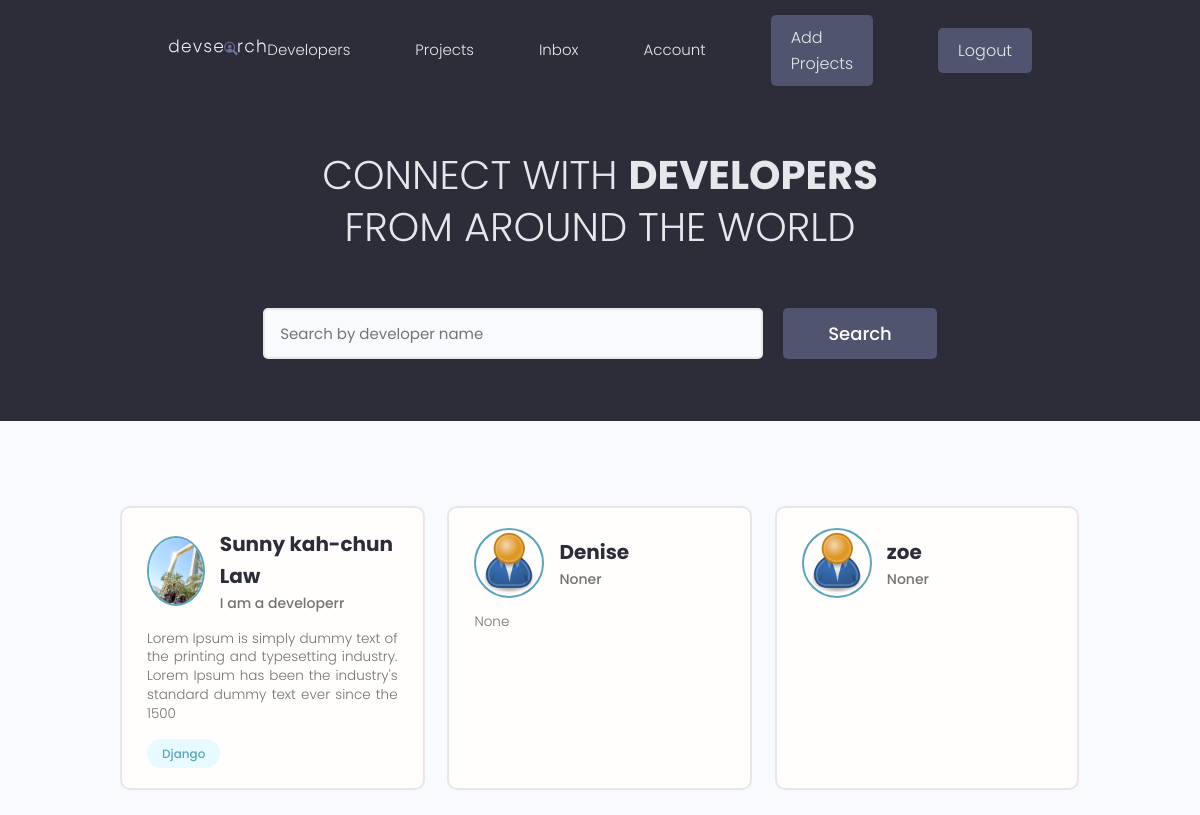
The app's page / (signed in) with its own data.
### users/models.py (models this page shows, shortened)
class Profile(models.Model):
    user = models.OneToOneField(
        User, on_delete=models.CASCADE, null=True, blank=True)
    name = models.CharField(max_length=200, blank=True, null=True)
    email = models.EmailField(max_length=500, blank=True, null=True)
    username = models.CharField(max_length=200, blank=True, null=True)
    location = models.CharField(max_length=200, blank=True, null=True)
    short_intro = models.CharField(max_length=200, blank=True, null=True)
    bio = models.TextField(blank=True, null=True)
    profile_image = models.ImageField(
        null=True, blank=True, upload_to='profiles/', default="profiles/user-default.png")
    social_github = models.CharField(max_length=200, blank=True, null=True)
    social_twitter = models.CharField(max_length=200, blank=True, null=True)
    social_linkedin = models.CharField(max_length=200, blank=True, null=True)
    social_youtube = models.CharField(max_length=200, blank=True, null=True)
    social_website = models.CharField(max_length=200, blank=True, null=True)
    created = models.DateTimeField(auto_now_add=True)
    id = models.UUIDField(default=uuid.uuid4, unique=True,
                          primary_key=True, editable=False)

class Skill(models.Model):
    owner = models.ForeignKey(
        Profile, on_delete=models.CASCADE, null=True, blank=True)
    name = models.CharField(max_length=200, blank=True, null=True)
    description = models.TextField(blank=True, null=True)
    created = models.DateTimeField(auto_now_add=True)
    id = models.UUIDField(default=uuid.uuid4, unique=True,
                          primary_key=True, editable=False)
    def __str__(self):
        return str(self.name)

### users/views.py (the view)
# urls.py: path('', views.profiles, name="profiles"),
def profiles(request):
    Profiles = Profile.objects.all()
    context = {'profiles': Profiles}
    return render(request, 'users/profiles.html', context)

### users/templates/users/profiles.html (shortened to what this page needs)
{% extends 'main.html' %}
{% block content %}
    <main class="home">
        <section class="hero-section text-center">
          <div class="container container--narrow">
            <div class="hero-section__box">
              <h2>CONNECT WITH <span>DEVELOPERS</span></h2>
              <h2>FROM AROUND THE WORLD</h2>
            </div>
            <div class="hero-section__search">
              <form class="form" action="#" method="get">
                <div class="form__field">
                  <input class="input input--text" id="formInput#search" type="text" name="text"
                    placeholder="Search by developer name" />
                </div>
                <input class="btn btn--sub btn--lg" type="submit" value="Search" />
              </form>
            </div>
          </div>
        </section>
        <section class="devlist">
          <div class="container">
            <div class="grid grid--three">
            {% for profile in profiles %}
            <div class="column card">
                <div class="dev">
                    <a href="{% url 'user-profile' profile.id %}" class="card__body">
                        <div class="dev__profile">
                            <img class="avatar avatar--md" src="{{ profile.profile_image.url }}" alt="image" />
                            <div class="dev__meta">
                                <h3>{{profile.name}}</h3>
                                <h5>{{profile.short_intro}}r</h5>
                            </div>
                        </div>
                        <p class="dev__info">
                            {{profile.bio|slice:"150"}}
                        </p>
                        <div class="dev__skills">
                            {% for skill in profile.skill_set.all|slice:"5"%}
                            <span class="tag tag--pill tag--main">
                                <small>{{skill}}</small>
                            </span>
                            {% endfor %}
                        </div>
                    </a>
                </div>
            </div>
            {% endfor %}
            </div>
          </div>
        </section>
      </main>
{% endblock content %}

### static/styles/app.css (style rules this page uses)
:root { --color-sub: #2d2d39; }
.btn--sub { background-color: var(--color-sub-light); }
.card { border: 2px solid var(--color-light); }
img { width: 100%; }
.hero-section { height: 40vh; display: flex; align-items: center; background-color: var(--color-sub); }
.hero-section__box { margin-bottom: 4rem; }
.hero-section__box > h2, .hero-section__box > h2 > span { font-size: 4rem; color: var(--color-light); line-height: 1.3; text-transform: uppercase; }
.hero-section__box > h2 { font-weight: 300; }
.hero-section__box > h2 > span { font-weight: 700; }
.hero-section__search > .form { display: flex; align-items: center; justify-content: center; gap: 2rem; }
.hero-section__search > .form input.input--text { width: 50rem; }
.devlist { margin-top: 8rem; }
.devlist .grid { align-items: stretch; }
.devlist .dev .dev__profile { display: flex; align-items: center; gap: 1.5rem; }
.devlist .dev .dev__meta h3 { color: var(--color-sub); font-size: 2rem; font-weight: 700; }
.devlist .dev .dev__meta h5 { color: var(--color-text); font-size: 1.4rem; font-weight: 500; }
.devlist .dev .dev__info { margin: 1.5rem 0; font-size: 1.35rem; line-height: 1.4; text-align: justify; }

### static/uikit/styles/modules/_variables.css (style rules this page uses)
:root { --color-main: #5aa5b9; --color-main-light: #e6faff; --color-sub: #3f4156; --color-sub-light: #51546e; --color-sub-lighter: #ededfd; --color-text: #737373; --color-gray: #8b8b8b; --color-light: #e5e7eb; --color-light-gray: #767676; --color-bg: #f8fafd; --color-white: #fffefd; --color-white-light: #f3f3f3; --color-success: #359e64; --color-success-bg: #def8e8; --color-error: #fc4b0b; --color-error-bg: #fff2ee; --font-base: 'Poppins', arial, helvetica, 'Segoe UI', roboto, ubuntu, sans-serif; --font-monospace: 'Fira Code', 'Courier New', courier, monospace; --font-regular: 300; --font-medium: 500; --font-bold: 700; --generic-shadow: 1px 1px 5px #00000010; --generic-transition: all 0.3s ease-in-out; }

### static/uikit/styles/modules/_base.css (style rules this page uses)
* { margin: 0; padding: 0; box-sizing: border-box; text-rendering: optimizeLegibility; color: inherit; font-size: inherit; }
html { font-size: 50%; }
@media only screen and (min-width: 480px) { html { font-size: 56.25%; } }
@media only screen and (min-width: 1200px) { html { font-size: 62.5%; } }
body { line-height: 1.6; font-weight: 400; font-size: 1.5rem; color: var(--color-text); background-color: var(--color-bg); min-height: 100vh; }

### static/uikit/styles/modules/_typography.css (style rules this page uses)
* { font-family: var(--font-base); }
h2 { font-size: 3.6rem; font-weight: var(--font-bold); }
h3 { font-size: 3.2rem; font-weight: var(--font-medium); }
h5 { font-size: 2.4rem; font-weight: var(--font-medium); }
h5, h6 { font-weight: var(--font-regular); }
p, span, strong { font-size: 1.6rem; color: var(--color-text); font-weight: var(--font-regular); }
a { padding-bottom: 2px; text-decoration: none; display: inline-block; color: var(--color-main); font-weight: var(--font-medium); }

### static/uikit/styles/modules/_utilities.css (style rules this page uses)
.container { width: 92%; max-width: 165rem; margin: 0 auto; box-sizing: border-box; }
.container--narrow { width: 92%; max-width: 120rem; }
@media screen and (min-width: 1000px) { .container { width: 90%; } }
@media screen and (min-width: 1000px) { .container--narrow { width: 85%; } }
@media screen and (min-width: 1200px) { .container { width: 80%; } }
@media screen and (min-width: 1200px) { .container--narrow { width: 72%; } }
.text-center { text-align: center; }

### static/uikit/styles/modules/_avatar.css (style rules this page uses)
.avatar { border-radius: 50%; border: 2px solid var(--color-main); object-fit: cover; }
.avatar--md { height: 7rem; width: 7rem; }

### static/uikit/styles/modules/_button.css (style rules this page uses)
.btn { display: inline-block; position: relative; cursor: pointer; background-color: var(--color-light); font-weight: var(--font-medium); color: var(--color-sub); text-decoration: none; padding: 1rem 2rem; border-radius: 0.5rem; border: none; width: -webkit-fit-content; width: -moz-fit-content; width: fit-content; height: -webkit-fit-content; height: -moz-fit-content; height: fit-content; font-size: 1.6rem; outline-width: 0; outline-color: transparent; -webkit-backface-visibility: hidden; backface-visibility: hidden; transition: all 0.3s ease-in-out; }
.btn--sub { background-color: var(--color-sub); color: var(--color-white); }
.btn--lg { font-size: 1.8rem; padding: 1.2rem 4.5rem; }

### static/uikit/styles/modules/_card.css (style rules this page uses)
.card { border-radius: 1rem; background-color: var(--color-white); border: 1.5px solid var(--color-light); width: auto; height: auto; margin-top: 0.5rem; margin-bottom: 0.5rem; overflow: hidden; }
.card__body, .card__header { padding: 2rem 2.5rem; }

### records on screen
Profile: profile_image (picture), name "Sunny kah-chun Law", short_intro "I am a developer", bio "Lorem Ipsum is simply dummy text of the printing and typesetting industry. Lorem Ipsum has been the industry's standard dummy text ever since the 1500"
Skill: name "Django"
Profile: profile_image (placeholder picture), name "Denise", short_intro "None", bio "None"
Profile: profile_image (placeholder picture), name "zoe", short_intro "None"
